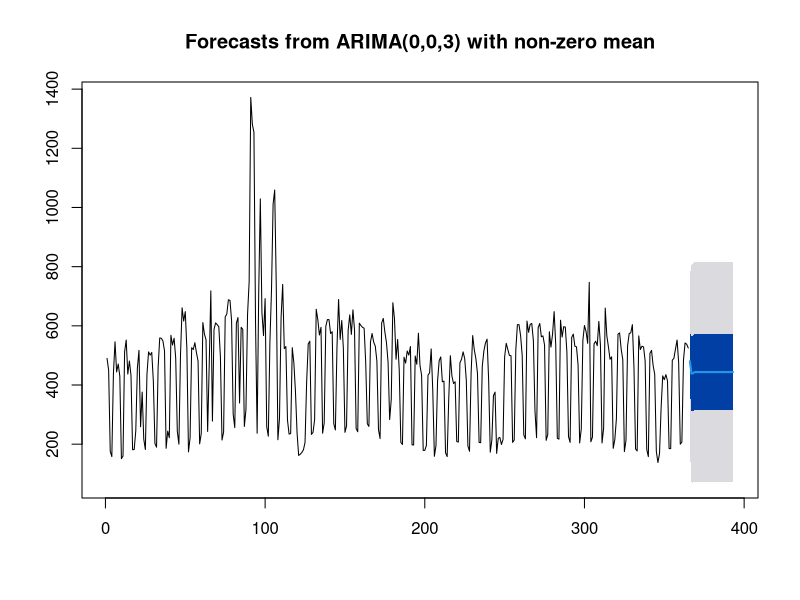
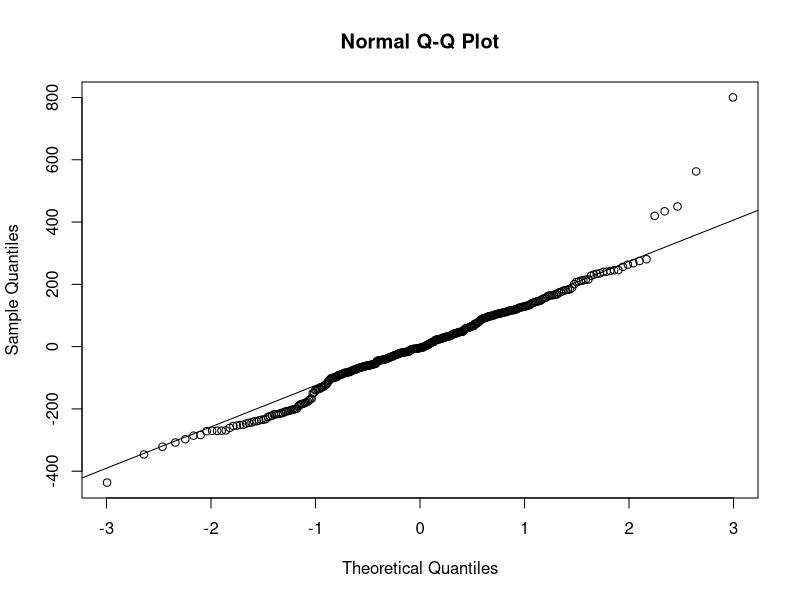

These charts were generated, in order, by the following R code:
require(tseries)
require(forecast)

frame_files <- lapply(sys.frames(), function(x) x$ofile)
frame_files <- Filter(Negate(is.null), frame_files)
setwd(dirname(frame_files[[length(frame_files)]]))

df <- read.csv("data/pv.csv", header = T)

best <- auto.arima(
    ts(df$pv),
    max.p = 7, # AR degree
    max.q = 7, # MA degree
    ic = "aic",# model selection.
    trace = T, # reported option
    stepwise = T
)

summary(best)
# Series: df.ts
# ARIMA(0,0,3) with non-zero mean
#
# Coefficients:
#          ma1     ma2      ma3      mean
#       0.7789  0.1217  -0.1181  443.7071
# s.e.  0.0529  0.0683   0.0595   13.7238
#
# sigma^2 estimated as 21921:  log likelihood=-2340.39
# AIC=4690.77   AICc=4690.94   BIC=4710.27
#
# Training set error measures:
#                      ME     RMSE      MAE       MPE     MAPE      MASE
# Training set 0.03101651 147.2451 111.2352 -15.06934 33.71827 0.8765312
#                     ACF1
# Training set 0.008160298

model <- forecast(
    best,
    level = c(50, 95), # confidence interval
    h = 7 * 4
)

plot(model)

res <- model$res[-1]

# qq-plot
qqnorm(res)
qqline(res)

jarque.bera.test(res)
#
# 	Jarque Bera Test
#
# data:  res
# X-squared = 105.03, df = 2, p-value < 2.2e-16
